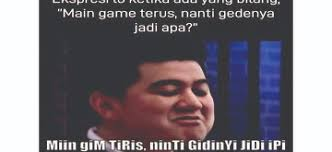
#> input picture TI22E 2024/1.jpg, 332 x 152 px, found by its file name
$ python bright.py
#> lines starting #> are read from the running program, lines starting #| are printed output that depends on the picture
import imageio.v2 as img
import numpy as np
import matplotlib.pyplot as plt


def br(image,factor):
    bright_image = image.astype(np.float32)
    bright_image = bright_image + factor

    bright_image = np.clip(bright_image,0,255)

    return bright_image.astype(np.uint8)

path = "C:\\Users\\KOMPUTER JARKOM 29\\Documents\\TI22E 2024\\1.jpg"
image = img.imread(path)
#> image is the input picture: shape (152, 332, 3); mean R, G, B 120.4, 114.2, 121.3

r_image = image[:,:,0]
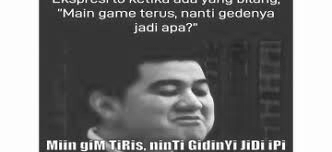
#> r_image: shape (152, 332); min 7, max 255, mean 120.4

hist_r, bist_r = np.histogram((br(image,200)).flatten(), bins=256, range=[0,256])
#> in br, `bright_image = np.clip(bright_image,0,255)`:
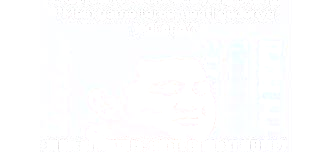
#> bright_image: shape (152, 332, 3) float32; mean R, G, B 253.8, 254, 254.5
#> hist_r = 256 values, max 112543 at index 255, min 0 at index 0, mean 591.4; bist_r = 257 values from 0 to 256
hist_r, bist_r = np.histogram((br(image,20)).flatten(), bins=256, range=[0,256])
#> hist_r = 256 values, max 36418 at index 255, min 0 at index 0, mean 591.4


plt.figure(figsize=(100,100))
plt.subplot(2,2,1)
plt.imshow(br(image,200))
plt.axis("off")

plt.subplot(2,2,2)
plt.imshow(br(image,100))
#> call 4 of br, with factor = 100
#> in br (call 4), `bright_image = np.clip(bright_image,0,255)`:
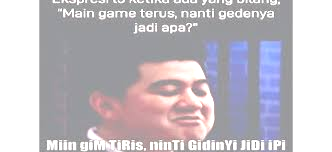
#> bright_image: shape (152, 332, 3) float32; mean R, G, B 194, 188.8, 195.6
plt.axis("off")

plt.subplot(2,2,3)
plt.plot(hist_r, color="blue", label="histogram r awal")

plt.show()
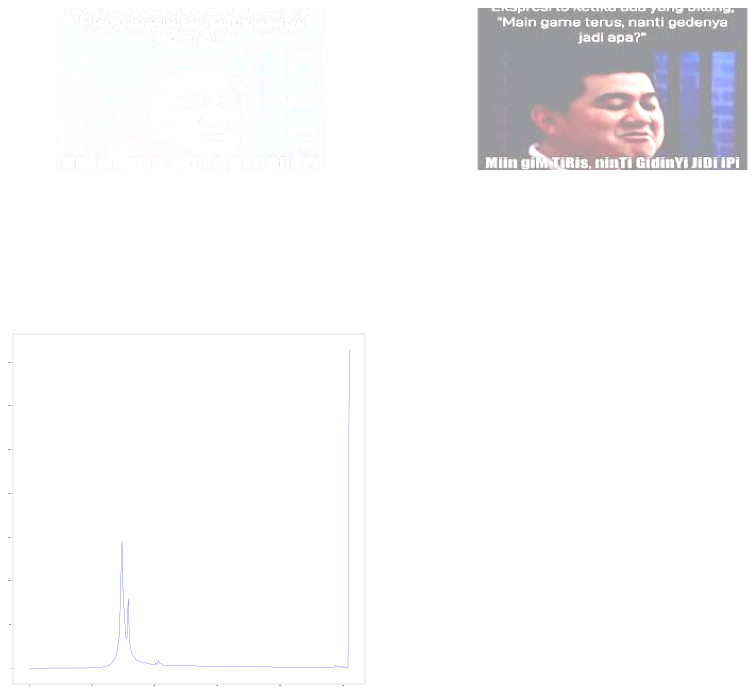
#> figure drawn by matplotlib, 3 panels; panel 3: curve peaks at x = 255, y = 36418

$ run again, with TI22E 2024/neganega.jpg copied over TI22E 2024/1.jpg
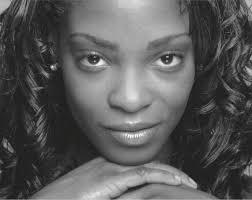
#> input picture TI22E 2024/neganega.jpg, 252 x 200 px, found by its file name
#> image is the input picture: shape (200, 252, 3); mean R, G, B 88.8, 88.8, 88.8
#> in br, `bright_image = np.clip(bright_image,0,255)`:
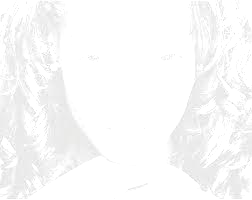
#> bright_image: shape (200, 252, 3) float32; mean R, G, B 249.3, 249.3, 249.3
#> `hist_r, bist_r = np.histogram((br(image,200)).flatten(), bins=256, ran..`: hist_r = 256 values, max 91842 at index 255, min 0 at index 0, mean 590.6; bist_r = 257 values from 0 to 256
#> `hist_r, bist_r = np.histogram((br(image,20)).flatten(), bins=256, rang..`: hist_r = 256 values, max 5880 at index 55, min 0 at index 0, mean 590.6
#> `plt.show()`:
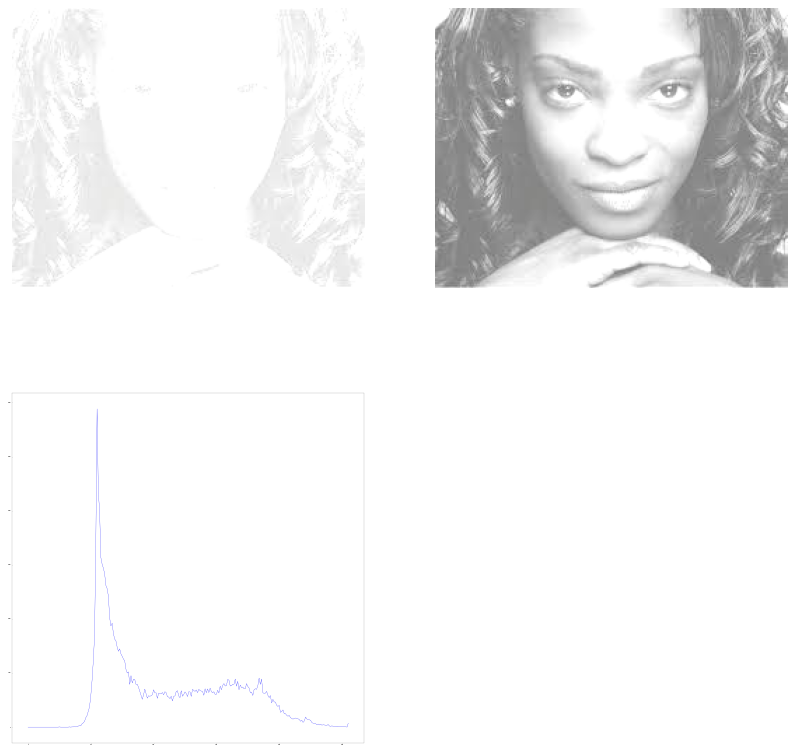
#> figure drawn by matplotlib, 3 panels; panel 3: curve peaks at x = 55, y = 5880
